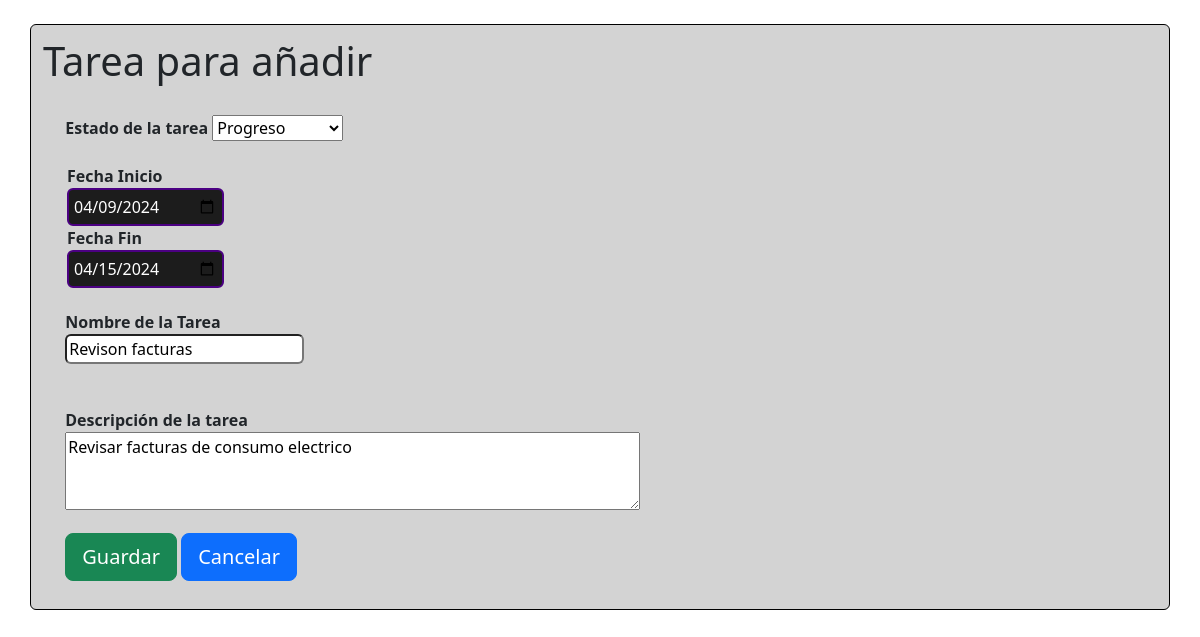
Page /crear_tarea.php?edit_ID=2 on the committed database.
### tables this page shows
CREATE TABLE `tarea` (
  `Id` int(10) NOT NULL AUTO_INCREMENT,
  `Nombre` varchar(100) DEFAULT NULL,
  `Descripcion` varchar(255) DEFAULT NULL,
  `Fecha_Creacion` timestamp NOT NULL DEFAULT current_timestamp(),
  `Fecha_Inicio` date NOT NULL,
  `Fecha_Fin` date DEFAULT NULL,
  `Estado_ID` int(10) DEFAULT NULL,
  `Usuario` int(10) NOT NULL,
  PRIMARY KEY (`Id`),
  KEY `Estado_ID` (`Estado_ID`),
  KEY `Usuario` (`Usuario`),
  CONSTRAINT `tarea_ibfk_1` FOREIGN KEY (`Estado_ID`) REFERENCES `estado_tarea` (`Id`),
  CONSTRAINT `tarea_ibfk_2` FOREIGN KEY (`Usuario`) REFERENCES `usuario` (`Id`)
);

### tareas.php (called while the page is built, shortened)
<?php
function buscar_tarea($id_Tarea)
{
    $conexion_Establecida = crear_Conexion();
    $query = "select * from tarea where ID = $id_Tarea";
    $resul_query = $conexion_Establecida->query($query);
    if (!$resul_query) {
        echo "Error al ejecutar la consulta " . $conexion_Establecida->error;
    } else {
        return $resul_query;
    }
}
function estado_Tarea()
{
    $conexion_Establecida = crear_Conexion();
    $query = "select * from estado_Tarea";
    $resul_query = $conexion_Establecida->query($query);
    if (!$resul_query) {
        echo "Error al ejecutar la consulta " . $conexion_Establecida->error;
    } else {
        return $resul_query;
    }
}

### crear_tarea.php (the view, shortened to what this page needs)
<?php
$Id = "";
$nombre = "";
$descripcion = "";
$estado = "";
$fechaInicio = "";
$fechaFin = "";
include "tareas.php";
$estado_Tarea = estado_Tarea();
if (!empty($_GET["edit_ID"])) {
    if (!empty($_POST["nombre"]) && !empty($_POST["descripcion"])  && !empty($_POST["estado_ID"])) {
        editar_tarea($_GET["edit_ID"]);
    } else {
        $editar_Tarea =  buscar_tarea($_GET["edit_ID"]);
        if (!empty($editar_Tarea)) {
            while ($row = mysqli_fetch_array($editar_Tarea)) {
                $Id = $row["Id"];
                $nombre = $row["Nombre"];
                $descripcion = $row["Descripcion"];
                $estado = $row["Estado_ID"];
                $fechaInicio = $row["Fecha_Inicio"];
                $fechaFin = $row["Fecha_Fin"];
            }
        }
    }
}
?>
<html lang="es">
<head>
    <link rel="stylesheet" href="style_Tarea.css">
    <link href="https://cdn.jsdelivr.net/npm/bootstrap@5.3.3/dist/css/bootstrap.min.css" rel="stylesheet">
</head>
<body id="body_">
    <div class="container border border-black rounded" id="contain_body">
        <h1>Tarea para añadir</h1>
        <form action="<?php $_SERVER['PHP_SELF']; ?>" method="post">
            <div class="container " id="contain_estado">
                <label><strong>Estado de la tarea</strong></label>
                <select name="estado_ID" id="selectEstado" required>
                    <?php
                    while ($row = mysqli_fetch_array($estado_Tarea)) {
                        if ($row["Id"] == $estado) {
                            echo  '<option value=' . $row['Id'] . ' selected >' . $row["Estado"] . '</option>';
                        } else {
                            echo  '<option value=' . $row['Id'] . '>' . $row['Estado'] . '</option>';
                        }
                    }
                    ?>
                </select>
            </div>
            <div class="container" id="ctnr_Fechas">
                <div class="container">
                    <label for="start" class="lbl_Inicio"><strong>Fecha Inicio</strong></label>
                    <br>
                    <input type="date" class="start" name="trip-start" value="<?php echo $fechaInicio ?>" required />
                </div>
                <div class="container">
                    <label for="start" class="lbl_Inicio"><strong>Fecha Fin</strong></label>
                    <br>
                    <input type="date" class="start" name="trip-stop" value="<?php echo $fechaFin ?>" required />
                </div>
            </div>
            <div class="container " id="contain_nombre">
                <label><strong> Nombre de la Tarea </strong></label>
                <br>
                <input type="text" name="nombre" class="rounded" value="<?php echo $nombre ?>" required>
            </div>
            <div class="container" id="contain_descripcion">
                <label><strong>Descripción de la tarea</strong></label>
                <br>
                <textarea id="tarea_" name="descripcion" rows="3" cols="60" required placeholder="Descripcion de la tarea ..."><?php echo trim($descripcion); ?></textarea>
            </div>
            <?php
            if ($Id != null) {
                echo  "<button id='btn_guardar' class='btn btn-success btn-lg' type='submit'>Guardar</button>";
            } else {
                echo  "<button id='btn_guardar' class='btn btn-success btn-lg' type='submit'>Añadir</button>";
            }
            ?>
            <a href='listar_tareas.php' class='btn btn-primary btn-lg'>Cancelar</a>
        </form>
    </div>
</body>
</html>

### style_Tarea.css (style rules this page uses)
#contain_body { background-color: lightgray; margin-top: 2%; padding: 1%; }
#contain_estado { padding: 2%; }
#contain_estado select { margin-right: 2%; }
#contain_nombre { padding: 2%; }
#contain_descripcion { padding: 2%; }
#btn_guardar { margin-left: 2%; }
#ctnr_Fechas { display: inline-block; }
.start { --color: indigo; border: 2px solid var(--color); font-size: 1.0rem; background: #000d; color: #fff; padding: 5px; border-radius: 6px; }

### rows in the picture
tarea: trip-start "04/09/2024", trip-stop "04/15/2024", nombre "Revison facturas", descripcion "Revisar facturas de consumo electrico"

### other values in the picture
form field estado_ID "Progreso"
